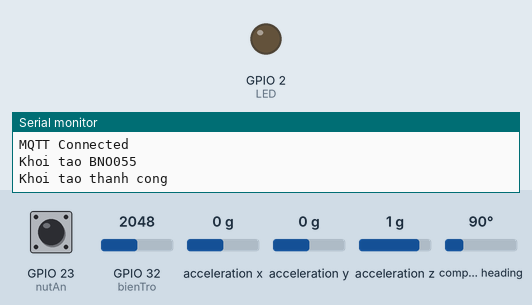
Simulated run of this program. Board: ESP32. Parts: output pins drawn as LEDs (lit = HIGH), the last lines printed to the serial monitor. Inputs (shaded band) come from the test bench; at power-on: GPIO 23 (nutAn) HIGH, GPIO 32 (bienTro) = 2048, acceleration x 0 g, acceleration y 0 g, acceleration z 1 g, compass heading 90°. WiFi joins after 1.5 s; servers stay silent unless stated; random numbers use the default seed unless the program sets one; no MQTT or app messages arrive unless stated.

Above: at 2.7 s.
2.8 s: GPIO 23 (nutAn) pulled LOW for 0.15 s
At 4.2 s:
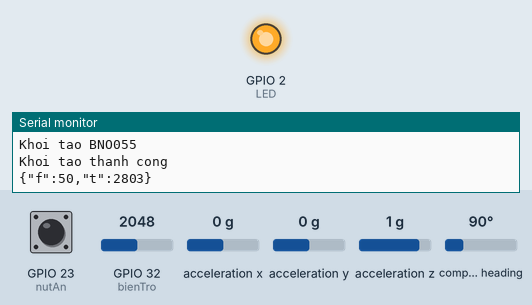
Timing chart, 0 to 5.8 s (numbered marks = the images above; inputs shaded):
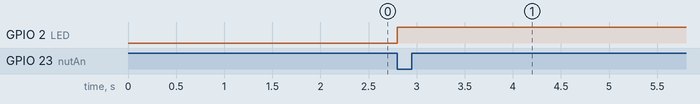

Measured:
- after the input at 2.8 s, GPIO 2 (LED): LOW → HIGH at once

The program:

main.cpp
```cpp
#include <WiFi.h>
#include <Adafruit_Sensor.h>
#include <Adafruit_BNO055.h>
#include <PubSubClient.h>
#include <ArduinoJson.h>

#include <SPI.h>

#include "FS.h"
#define LED 2
#define bienTro 32
#define nutAn 23

unsigned long lastTime = 0, startTime = 0;

const char *ssid = "Tom Dong Bich";
const char *password = "hi09082015";

#define MQTT_SERVER "broker.hivemq.com"
#define MQTT_PORT 1883
const char* mqtt_user = "huybk";
const char* mqtt_pass = "Huybk2004";

#define MQTT_TOPIC1 "devID/bientro"
#define MQTT_TOPIC2 "devID/cambien"

WiFiClient wifiClient;
PubSubClient client(wifiClient);
Adafruit_BNO055 bno = Adafruit_BNO055(55, 0x28);

void setWiFi()
{
  Serial.print("Connecting");
  WiFi.begin(ssid, password);
  while (WiFi.status() != WL_CONNECTED)
  {
    delay(500);
    Serial.println("...");
  }

  Serial.println(WiFi.localIP());

}
void setBNO055()
{
  while (!Serial)
  {
    delay(10);
  }
  Serial.println("Khoi tao BNO055");
  if (!bno.begin())
  {
    Serial.println("ERROR");
    while(1);
  }
  else
  {
    Serial.println("Khoi tao thanh cong");
  }
}
void connect_to_broker()
{
  while ((!client.connected()))
  {
    Serial.println("MQTT connection");
    String clientId = "esp32";
    clientId += String(random(0xffff), HEX);
    if (client.connect(clientId.c_str()))
    {

      Serial.println("MQTT Connected");

      client.subscribe(MQTT_TOPIC1);
      client.subscribe(MQTT_TOPIC2);
    }
    else
    {
      Serial.println("FAIED");
      delay(2000);
    }
  }
}
int giatri_bienTro = 0;
void read_bienTro()
{
  giatri_bienTro = map(analogRead(bienTro), 0, 4095, 0, 100);
  analogWrite(LED, analogRead(bienTro));

}
double tx, ty, tz, gx, gy, gz;
void readBNO055()
{

  tx = -1000000, ty = -1000000, tz = -1000000, gx = -1000000, gy = -1000000, gz = -1000000;
  sensors_event_t accelerometerData, orientationData;
  bno.getEvent(&accelerometerData, Adafruit_BNO055::VECTOR_ACCELEROMETER);
  bno.getEvent(&orientationData, Adafruit_BNO055::VECTOR_EULER);
  tx = accelerometerData.acceleration.x;
  ty = accelerometerData.acceleration.y;
  tz = accelerometerData.acceleration.z;
  gx = orientationData.orientation.x;
  gy = orientationData.orientation.y;
  gz = orientationData.orientation.z;


}

void setup()
{
  Serial.begin(9600);
  setWiFi();
  client.setServer(MQTT_SERVER, MQTT_PORT);
  connect_to_broker();
  setBNO055();
  pinMode(bienTro, INPUT);
  pinMode(LED, OUTPUT);
  pinMode(nutAn, INPUT_PULLUP);
}
int count = 0;
unsigned long lastTime1 = 0;

void loop()
{
 if (!client.connected()) {
    connect_to_broker();
  }
  client.loop(); // duy tri ket noi MQTT

  if (digitalRead(nutAn) == 0)
  {
    if(millis()- lastTime >= 100){
      read_bienTro();
      lastTime = millis();
    }
    readBNO055();
    JsonDocument bnoDoc;
    bnoDoc["tx"] = tx; // Acceleration x
    bnoDoc["ty"] = ty; // Acceleration y
    bnoDoc["tz"] = tz; // Acceleration z
    bnoDoc["gx"] = gx; // Angle x
    bnoDoc["gy"] = gy; // Angle y
    bnoDoc["gz"] = gz; // Angle z

    char bnoJsonBuffer[512];
    serializeJson(bnoDoc, bnoJsonBuffer);


    if ((giatri_bienTro == 0) && (count == 0))
    {
      client.publish(MQTT_TOPIC1, "Van Đóng");

      count = 1;
    }
    else if (giatri_bienTro != 0)
    {
      if (count == 1)
      {
        startTime = millis();
      }
      JsonDocument doc;
      doc["f"] = giatri_bienTro;
      doc["t"] = millis() - startTime;

      char jsonBuffer[512];
      serializeJson(doc, jsonBuffer);

      if (millis() - lastTime1 >= 500)
      {
        Serial.println(jsonBuffer);
        client.publish(MQTT_TOPIC1, jsonBuffer);
        client.publish(MQTT_TOPIC2, bnoJsonBuffer); // Send BNO055 data
        lastTime1 = millis();

      }

      count = 0;
    }
  }
  else
  {

  }
}
```
